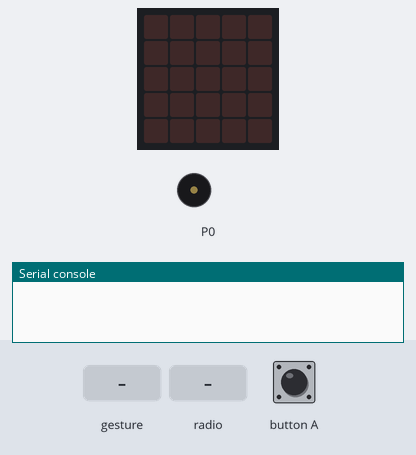
Recording of a program running on a simulated BBC micro:bit (MakeCode). Parts: the board's 5×5 LED display, buzzer (waves = sounding), the last lines printed to the serial console. The test bench sets the inputs (shaded band). Random numbers come from a fixed seed; no radio messages arrive unless stated (any console line starting 'radio sent:' is added by the test bench); a tilt is held for 1.5 s and a shake lasts 1 s, then the board lies face up again.

Above: at 1.2 s.
1.3 s: gesture 'shake'
At 2.7 s:
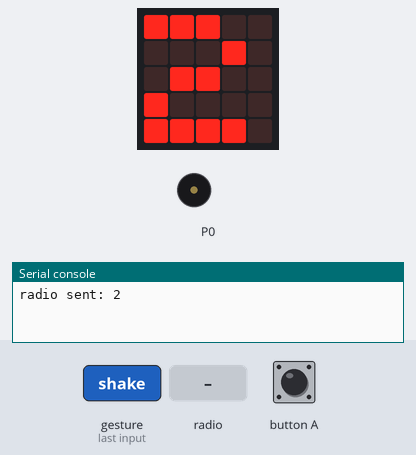
3.0 s: radio message "1" arrives
At 3.4 s:
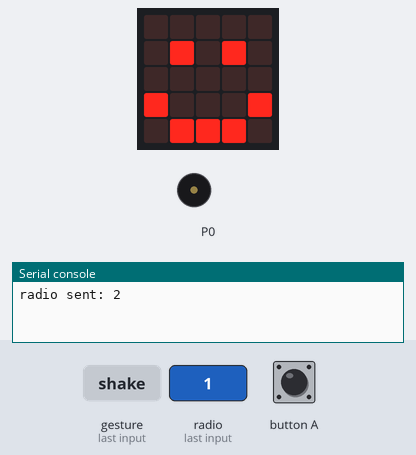
6.0 s: radio message "5" arrives
At 8.1 s:
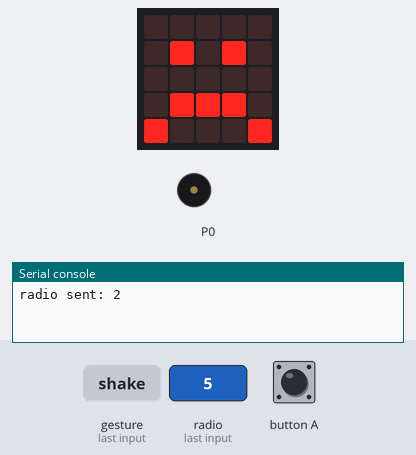
9.0 s: gesture 'shake'
At 14.9 s:
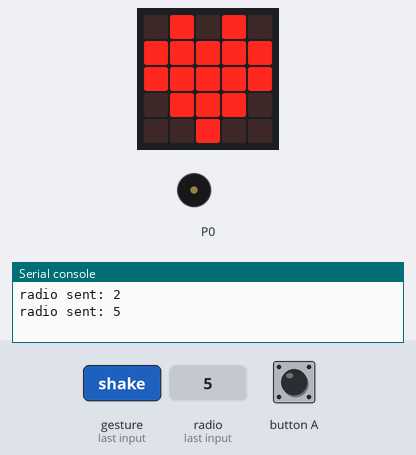
Timing chart, 0 to 19.1 s (numbered marks = the images above; inputs shaded):
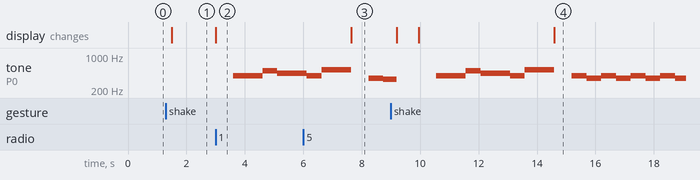

The program:

main.ts
```typescript
radio.onReceivedNumber(function (receivedNumber) {
    if (receivedNumber >= dice) {
        basic.showIcon(IconNames.Sad)
        music.playMelody("F E D C E D C D ", 120)
        music.stopAllSounds()
    }
    if (dice >= receivedNumber) {
        basic.showIcon(IconNames.Happy)
        music.playMelody("G G B A A G C5 C5 ", 120)
        music.stopAllSounds()
    }
    if (dice == receivedNumber) {
        basic.showIcon(IconNames.Heart)
        music.playMelody("G F G F G F G F ", 120)
        music.stopAllSounds()
    }
})
input.onButtonPressed(Button.A, function () {
    let bruh = 0
    radio.sendNumber(bruh)
})
input.onGesture(Gesture.Shake, function () {
    music.stopAllSounds()
    dice = randint(1, 6)
    basic.showNumber(dice)
    radio.sendNumber(dice)
})
let dice = 0
radio.setGroup(6)
```

test.ts
```typescript
// 在這裡測試；當此封包作為擴充功能時，將不會編譯此內容。
```

Measured:
- after the input at 1.3 s, the display: changes after 0.20 s (image 1)
- after the input at 3.0 s, tone on P0: silent → 392 Hz after 0.60 s, → 494 Hz 1.0 s later, → 440 Hz 0.51 s later; the display: changes at once (image 2)
- after the input at 6.0 s, the display: changes after 1.6 s (image 3)
- after the input at 9.0 s, the display: first changes after 0.20 s (image 4 shows a later state)
